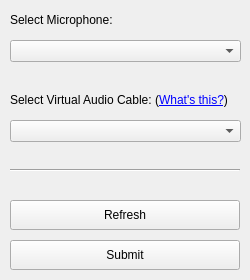
<?xml version="1.0" encoding="UTF-8"?>
<ui version="4.0">
 <class>main_window</class>
 <widget class="QMainWindow" name="main_window">
  <property name="geometry">
   <rect>
    <x>0</x>
    <y>0</y>
    <width>250</width>
    <height>280</height>
   </rect>
  </property>
  <property name="minimumSize">
   <size>
    <width>250</width>
    <height>280</height>
   </size>
  </property>
  <property name="maximumSize">
   <size>
    <width>250</width>
    <height>300</height>
   </size>
  </property>
  <property name="windowTitle">
   <string>Audio Devices</string>
  </property>
  <widget class="QWidget" name="centralwidget">
   <widget class="QComboBox" name="input_device_list">
    <property name="geometry">
     <rect>
      <x>10</x>
      <y>40</y>
      <width>231</width>
      <height>22</height>
     </rect>
    </property>
   </widget>
   <widget class="QLabel" name="label">
    <property name="geometry">
     <rect>
      <x>10</x>
      <y>10</y>
      <width>230</width>
      <height>20</height>
     </rect>
    </property>
    <property name="text">
     <string>Select Microphone:</string>
    </property>
   </widget>
   <widget class="QPushButton" name="refresh_button">
    <property name="geometry">
     <rect>
      <x>10</x>
      <y>200</y>
      <width>230</width>
      <height>30</height>
     </rect>
    </property>
    <property name="text">
     <string>Refresh</string>
    </property>
   </widget>
   <widget class="QLabel" name="label_2">
    <property name="geometry">
     <rect>
      <x>10</x>
      <y>90</y>
      <width>230</width>
      <height>20</height>
     </rect>
    </property>
    <property name="text">
     <string>&lt;html&gt;&lt;head/&gt;&lt;body&gt;&lt;p&gt;Select Virtual Audio Cable: (&lt;a href=&quot;https://vb-audio.com/Cable/&quot;&gt;&lt;span style=&quot; text-decoration: underline; color:#0000ff;&quot;&gt;What's this?&lt;/span&gt;&lt;/a&gt;)&lt;/p&gt;&lt;/body&gt;&lt;/html&gt;</string>
    </property>
    <property name="openExternalLinks">
     <bool>true</bool>
    </property>
   </widget>
   <widget class="QComboBox" name="output_device_list">
    <property name="geometry">
     <rect>
      <x>10</x>
      <y>120</y>
      <width>231</width>
      <height>22</height>
     </rect>
    </property>
   </widget>
   <widget class="QPushButton" name="submit_button">
    <property name="geometry">
     <rect>
      <x>10</x>
      <y>240</y>
      <width>230</width>
      <height>30</height>
     </rect>
    </property>
    <property name="text">
     <string>Submit</string>
    </property>
   </widget>
   <widget class="Line" name="line_2">
    <property name="geometry">
     <rect>
      <x>10</x>
      <y>160</y>
      <width>230</width>
      <height>20</height>
     </rect>
    </property>
    <property name="orientation">
     <enum>Qt::Horizontal</enum>
    </property>
   </widget>
  </widget>
  <action name="action_configure_audio_devices">
   <property name="text">
    <string>Configure Audio Devices</string>
   </property>
  </action>
 </widget>
 <resources/>
 <connections/>
</ui>
